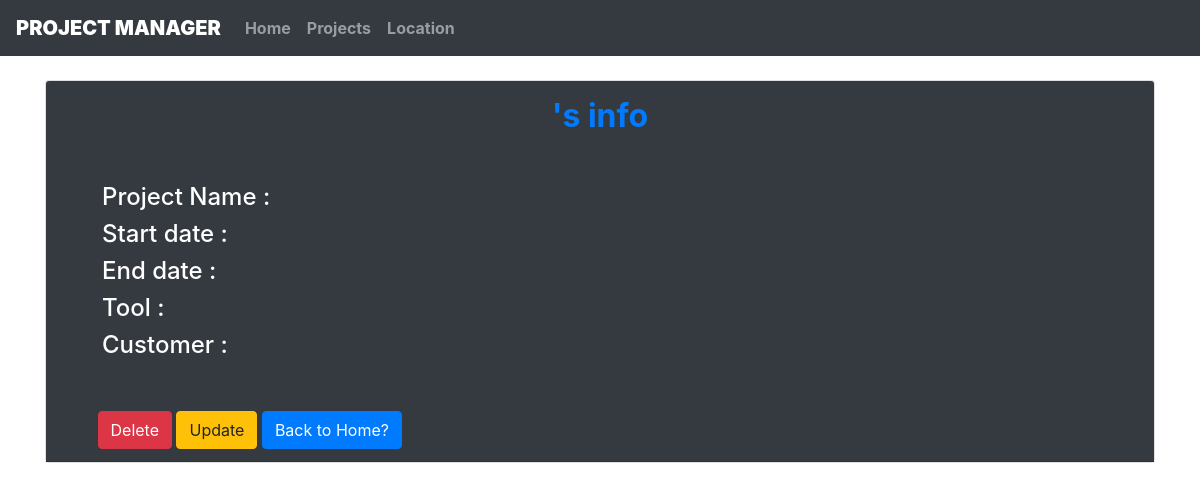
Page /project_info/10/ on the earlier database version.
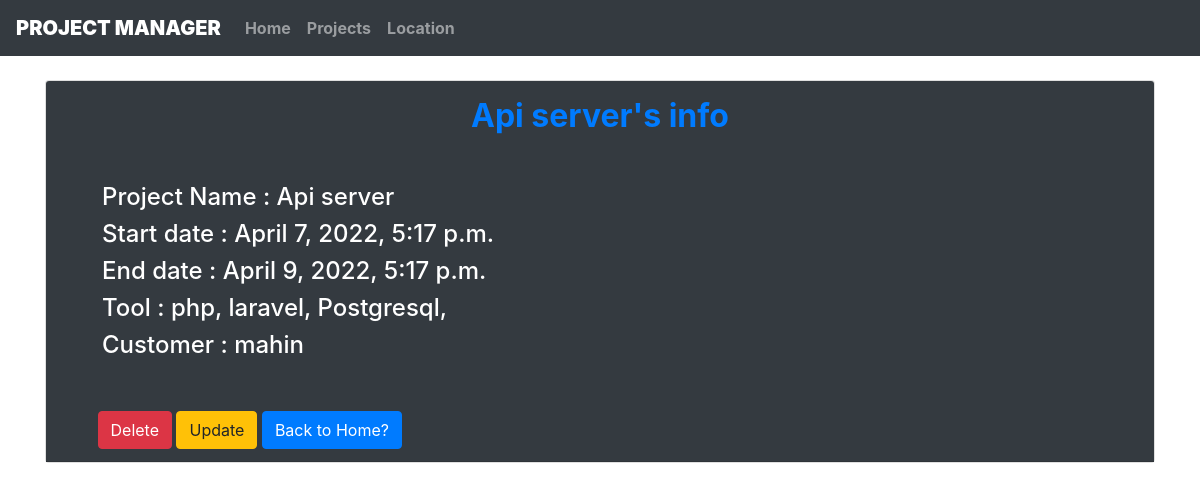
Same page on the later database version.
### core/models.py (models this page shows, shortened)
class Project(models.Model):
    project_name = models.CharField(max_length=100, null=True, blank=Tree)
    start_date = models.DateTimeField(null=True, blank=True)
    end_date = models.DateTimeField(null=True, blank=True)
    tool = models.ManyToManyField(Tool, blank=True)
    customer = models.ForeignKey(Customer, null=True, on_delete=models.CASCADE)

class Tool(models.Model):
    tool_name = models.CharField(max_length=100, blank=True)
    def __str__(self):
        return self.tool_name

class Customer(models.Model):
    customer_name = models.CharField(max_length=20)
    email = models.EmailField(max_length=64)
    phone = models.CharField(max_length=32)
    organization = models.CharField(max_length=20)
    def __str__(self):
        return self.customer_name

### core/views.py (the view)
# urls.py: path('project_info/<int:id>/', views.project_info, name="project_info"),
def project_info(request, id):
    project = Project.objects.filter(pk=id)
    if project:
        project= Project.objects.get(pk=id)
    diction = {'project':project}
    print('project')
    return render (request, 'core/project_info.html', context=diction)

### core/templates/core/project_info.html (shortened to what this page needs)
{% extends 'core/base.html' %}
{% block bodycontent %}
<div class="container mt-4 fw-bolder">
  <div class="card">
    <div class="card-header bg-dark">
        <body class="my_body">
          <h2 class="p-1 text-primary text-center mt-0 infohead"><b> {{ project.project_name }}'s info </b></h2>
      <div class="p-3 card-body h4">
          <div class="card-body">
            <h4 class="text-white">Project Name :  {{ project.project_name }}</h4>
            <h4 class="text-white">Start date : {{ project.start_date }}</h4>
            <h4 class="text-white">End date : {{ project.end_date }}</h4>
            <h4 class="text-white">Tool :
                                        {% for i in project.tool.all %}
                                        {{ i }},
                                        {% endfor %}</h4>
            <h4 class="text-white">Customer : {{ project.customer }}</h4>
          </div>
      </div>&nbsp;&nbsp;&nbsp;&nbsp;&nbsp;&nbsp;
      <a href=" {% url 'project_delete' project.id %} " class="btn btn-danger">Delete</a>
      <a href=" {% url 'project_update' project.id %} " class="btn btn-warning">Update</a>
      <a href="{% url 'home' %}" class="btn btn-primary">Back to Home?</a><br>
      </body>
    </div>
  </div>
</div>
{% endblock bodycontent %}

Differences in the rows shown:
added Project: project_name "Api server", start_date "April 7, 2022, 5:17 p.m.", end_date "April 9, 2022, 5:17 p.m.", customer "mahin"
now on this page (row unchanged): Tool: tool_name "php"
now on this page (row unchanged): Tool: tool_name "laravel"
now on this page (row unchanged): Tool: tool_name "Postgresql"
